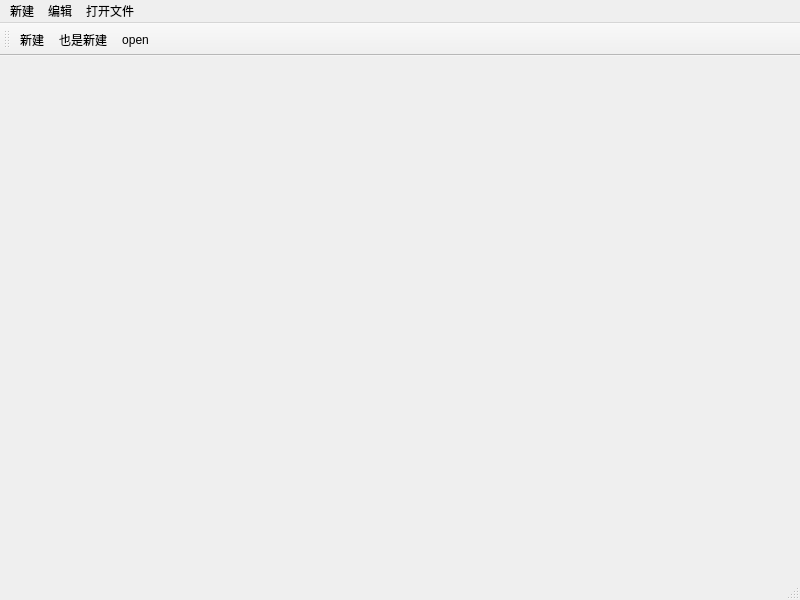
<?xml version="1.0" encoding="UTF-8"?>
<ui version="4.0">
 <class>MainWindow</class>
 <widget class="QMainWindow" name="MainWindow">
  <property name="geometry">
   <rect>
    <x>0</x>
    <y>0</y>
    <width>800</width>
    <height>600</height>
   </rect>
  </property>
  <property name="windowTitle">
   <string>MainWindow</string>
  </property>
  <property name="documentMode">
   <bool>false</bool>
  </property>
  <widget class="QWidget" name="centralwidget"/>
  <widget class="QMenuBar" name="menubar">
   <property name="geometry">
    <rect>
     <x>0</x>
     <y>0</y>
     <width>800</width>
     <height>23</height>
    </rect>
   </property>
   <widget class="QMenu" name="menu">
    <property name="title">
     <string>新建</string>
    </property>
    <addaction name="actionnew"/>
   </widget>
   <widget class="QMenu" name="menu_2">
    <property name="title">
     <string>编辑</string>
    </property>
    <addaction name="actionyes"/>
   </widget>
   <widget class="QMenu" name="menu_3">
    <property name="title">
     <string>打开文件</string>
    </property>
    <addaction name="actionopen"/>
   </widget>
   <addaction name="menu"/>
   <addaction name="menu_2"/>
   <addaction name="menu_3"/>
  </widget>
  <widget class="QStatusBar" name="statusBar"/>
  <widget class="QToolBar" name="toolBar">
   <property name="windowTitle">
    <string>toolBar</string>
   </property>
   <attribute name="toolBarArea">
    <enum>TopToolBarArea</enum>
   </attribute>
   <attribute name="toolBarBreak">
    <bool>false</bool>
   </attribute>
   <addaction name="actionnew"/>
   <addaction name="actionyes"/>
   <addaction name="actionopen"/>
  </widget>
  <action name="actionnew">
   <property name="text">
    <string>新建</string>
   </property>
  </action>
  <action name="actionyes">
   <property name="text">
    <string>也是新建</string>
   </property>
  </action>
  <action name="actionopen">
   <property name="text">
    <string>open</string>
   </property>
  </action>
 </widget>
 <resources/>
 <connections/>
</ui>
